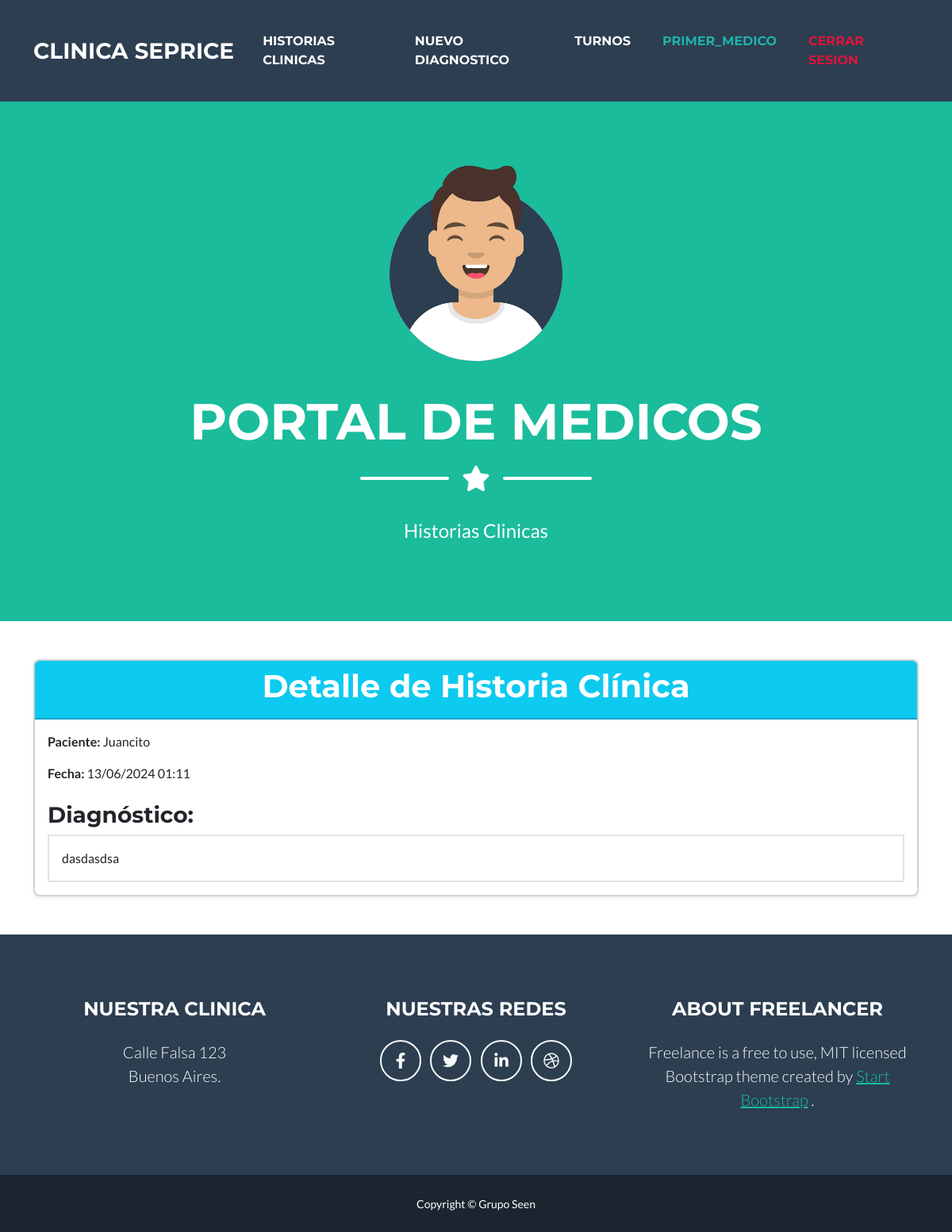
Page /11/ (signed in) on the committed database.
### historias_medicas/models.py (models this page shows, shortened)
class HistoriaClinica(models.Model):
    paciente = models.ForeignKey(User, on_delete=models.CASCADE)
    medico = models.ForeignKey(Medico, on_delete=models.CASCADE)
    fecha = models.DateTimeField(auto_now_add=True)
    diagnostico = RichTextField()

### historias_medicas/decorators.py (the view)
    def _wrapped_view(request, *args, **kwargs):
        if not hasattr(request.user, 'medico'):
            return redirect('permiso_denegado')
        return view_func(request, *args, **kwargs)

### historias_medicas/views.py (called while the page is built)
@login_required
@medico_required
def historia_clinica_detalle(request, pk):
    historia_clinica = HistoriaClinica.objects.get(pk=pk)
    return render(request, 'historia_clinica_detalle.html', {'historia_clinica': historia_clinica})

### templates/historia_clinica_detalle.html
{% extends 'index.html' %}
{% load static %}
{% block contenido_que_cambia %}
<div class="container mt-5 mb-5">
    <div class="card shadow-sm">
        <div class="card-header bg-info text-white text-center">
            <h1 class="card-title">Detalle de Historia Clínica</h1>
        </div>
        <div class="card-body">
            <p><strong>Paciente:</strong> {{ historia_clinica.paciente }}</p>
            <p><strong>Fecha:</strong> {{ historia_clinica.fecha|date:"d/m/Y H:i" }}</p>
            <div class="mt-4">
                <h3>Diagnóstico:</h3>
                <div class="border p-3">
                    {{ historia_clinica.diagnostico|safe }}
                </div>
            </div>
        </div>
    </div>
</div>
{% endblock %}

### templates/index.html (shortened to what this page needs)
<!DOCTYPE html>
<html lang="en">
    <head>
        {% load static %}
        <link href="{% static 'index/css/styles.css' %}" rel="stylesheet" />
    </head>
    <body id="page-top">
        <nav class="navbar navbar-expand-lg bg-secondary text-uppercase fixed-top" id="mainNav">
            <div class="container">
                <a class="navbar-brand" href="{% url 'index' %}">Clinica SePrice</a>
                <div class="collapse navbar-collapse" id="navbarResponsive">
                    <ul class="navbar-nav ms-auto">
                        {% if user.medico %}
                        <li class="nav-item mx-0 mx-lg-1"><a class="nav-link py-3 px-0 px-lg-3 rounded" href="{% url 'lista_historias_clinicas' %}">Historias Clinicas</a></li>
                        <li class="nav-item mx-0 mx-lg-1"><a class="nav-link py-3 px-0 px-lg-3 rounded" href="{% url 'cargar_diagnostico' %}">Nuevo Diagnostico</a></li>
                        <li class="nav-item mx-0 mx-lg-1"><a class="nav-link py-3 px-0 px-lg-3 rounded" href="{% url 'mis_turnos_medico' %}">Turnos</a></li>
                        <li class="nav-item mx-0 mx-lg-1"><a class="nav-link py-3 px-0 px-lg-3 rounded" style="color:lightseagreen">{{request.user.username}}</a></li>
                        <li class="nav-item mx-0 mx-lg-1"><a class="nav-link py-3 px-0 px-lg-3 rounded" style="color:crimson" href="{% url 'logout' %}">Cerrar Sesion</a></li>
                        {% endif %}
                    </ul>
                </div>
            </div>
        </nav>
        <header class="masthead bg-primary text-white text-center">
            <div class="container d-flex align-items-center flex-column">
                <img class="masthead-avatar mb-5" src="{% static 'index/assets/img/avataaars.svg' %}" alt="..." />
                {% if user.medico %}
                <h1 class="masthead-heading text-uppercase mb-0">Portal de Medicos</h1>
                {% else %}
                <h1 class="masthead-heading text-uppercase mb-0">Portal de Pacientes</h1>
                {% endif %}
                <div class="divider-custom divider-light">
                    <div class="divider-custom-line"></div>
                    <div class="divider-custom-icon"><i class="fas fa-star"></i></div>
                    <div class="divider-custom-line"></div>
                </div>
                {% if user.medico %}
                <p class="masthead-subheading font-weight-light mb-0">Historias Clinicas</p>
                {% else %}
                <p class="masthead-subheading font-weight-light mb-0">Consultorios Externos - Estudios</p>
                {% endif %}
            </div>
        </header>
        {% block contenido_que_cambia %}{% endblock %}
        <footer class="footer text-center">
            <div class="container">
                <div class="row">
                    <div class="col-lg-4 mb-5 mb-lg-0">
                        <h4 class="text-uppercase mb-4">Nuestra Clinica</h4>
                        <p class="lead mb-0">
                            Calle Falsa 123
                            <br />
                            Buenos Aires.
                        </p>
                    </div>
                    <div class="col-lg-4 mb-5 mb-lg-0">
                        <h4 class="text-uppercase mb-4">Nuestras Redes</h4>
                        <a class="btn btn-outline-light btn-social mx-1" href="#!"><i class="fab fa-fw fa-facebook-f"></i></a>
                        <a class="btn btn-outline-light btn-social mx-1" href="#!"><i class="fab fa-fw fa-twitter"></i></a>
                        <a class="btn btn-outline-light btn-social mx-1" href="#!"><i class="fab fa-fw fa-linkedin-in"></i></a>
                        <a class="btn btn-outline-light btn-social mx-1" href="#!"><i class="fab fa-fw fa-dribbble"></i></a>
                    </div>
                    <div class="col-lg-4">
                        <h4 class="text-uppercase mb-4">About Freelancer</h4>
                        <p class="lead mb-0">
                            Freelance is a free to use, MIT licensed Bootstrap theme created by
                            <a href="http://startbootstrap.com">Start Bootstrap</a>
                            .
                        </p>
                    </div>
                </div>
            </div>
        </footer>
        <div class="copyright py-4 text-center text-white">
            <div class="container"><small>Copyright &copy; Grupo Seen</small></div>
        </div>
    </body>
</html>

### rows in the picture
HistoriaClinica: paciente "Juancito", fecha "13/06/2024 01:11", diagnostico "dasdasdsa"

### other values in the picture
{{ request.user.username }} "PRIMER_MEDICO"
